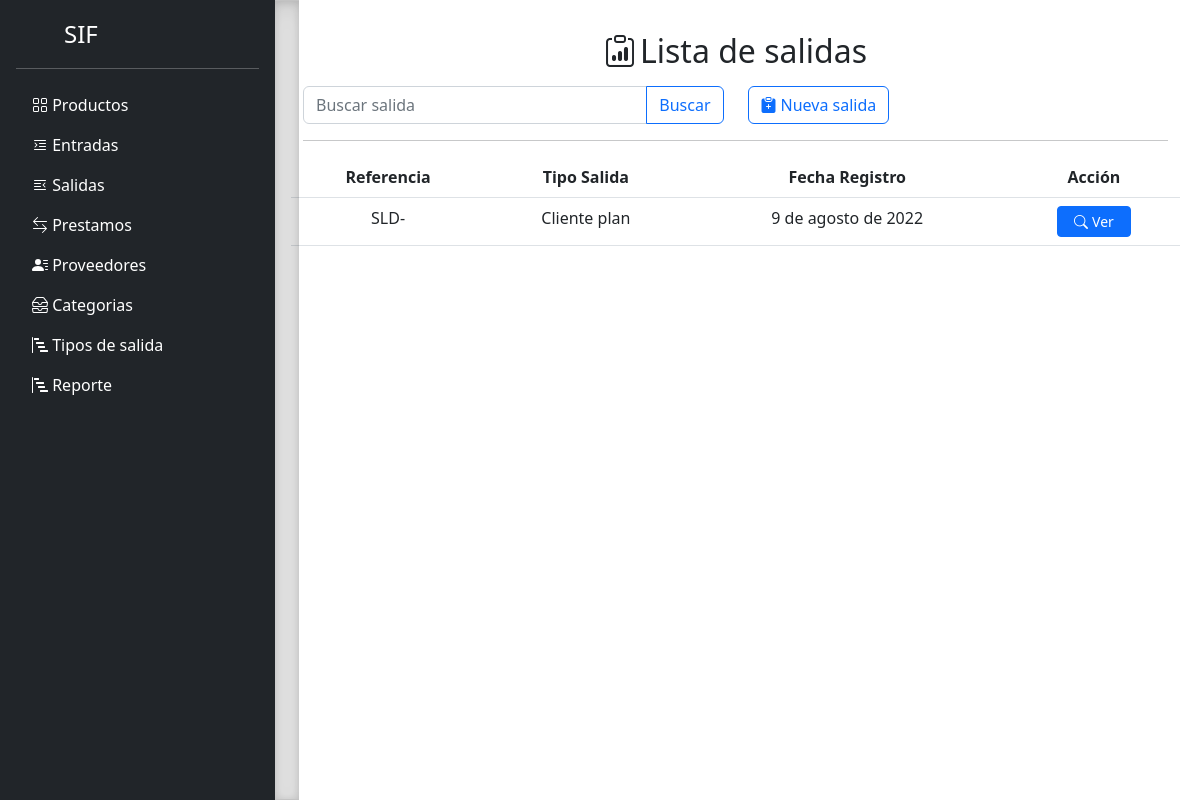
The page /product/exit-list/ on the database its author committed.
### product/models.py (models this page shows, shortened)
class ExitProduct(BaseModel):
    reference = models.CharField(max_length=100,unique=True)
    exit_type = models.ForeignKey(ExitType,on_delete=models.CASCADE)
    identifier = models.CharField(max_length=100,null=False,blank=False)
    name_client = models.CharField(max_length=100,blank=False,null=False)
    description = models.TextField(blank=True,null=True)
    class Meta:
        verbose_name = "Salida de producto"
        verbose_name_plural = "Salidas de producto"
        ordering = ['-id']

class ExitType(BaseModel):
    name      = models.CharField(max_length=50)
    class Meta:
        verbose_name = "Tipo de salida"
        verbose_name_plural = "Tipos de salida"
        ordering = ['name']
    def __str__(self):
        return self.name

### product/views/exit_product_views.py (the view)
# urls.py: path('exit-list/',ExitListView.as_view(), name = 'exit_list'),
class ExitListView(ListView):
	model = ExitProduct
	template_name = "salida/lista_salida.html"
	def get_context_data(self, **kwargs):
		context = super().get_context_data(**kwargs)
		context['form'] = ExitProductForm
		return context

### product/templates/salida/lista_salida.html (shortened to what this page needs)
{% extends 'core/base.html' %}
{% load static %}
{% block content %}
<h2 class="d-flex justify-content-center pb-2"><i class="bi bi-clipboard-data pe-1"></i> Lista de salidas </h2>
<div class="row">
	<div class="input-group col">
		<input type="text" class="form-control" placeholder="Buscar salida"
			aria-describedby="btn_search">
		<button class="btn btn-outline-primary" type="button" id="btn_search">Buscar</button>
	</div>
	<div class="d-grid gap-2 col d-md-flex">
        <button type="button" class="btn btn-outline-primary d-inline-flex " onclick='contenido_formulario()'>
            <i class="bi bi-clipboard-plus-fill pe-1"></i> Nueva salida
        </button>
	</div>
</div>
<hr>
<div class="row" >
    <table class="table text-center table-hover">
        <thead>
            <tr class="text-center">
                <th scope="col">Referencia</th>
                <th scope="col" >Tipo Salida</th>
                <th scope="col" >Fecha Registro</th>
                <th scope="col" >Acción</th>
            </tr>
        </thead>
        <tbody id='lista_salidas'>
            {%for salida in object_list%}
            <tr id='row_{{salida.id}}'>
                <td>{{salida.reference}}</td>
                <td>{{salida.exit_type}}</td>
                <td>{{salida.created_date}}</td>
                <td>
                    <button type="button" class="btn btn-primary btn-sm d-inline-flex  px-3 " onclick='detalle_salida({{salida.id}})'>
                        <i class="bi bi-search pe-1"></i> Ver
                    </button>
                </td>
            </tr>
            {%endfor%}
        </tbody>
    </table>
</div>
{% endblock content %}

### core/static/css/style.css (style rules this page uses)
.bi { vertical-align: -.125em; fill: currentColor; }
body { min-height: 100vh; min-height: -webkit-fill-available; }
html { height: -webkit-fill-available; }

### rows shown on the page
ExitProduct: reference "SLD-", exit_type "Cliente plan", created_date "9 de agosto de 2022"
